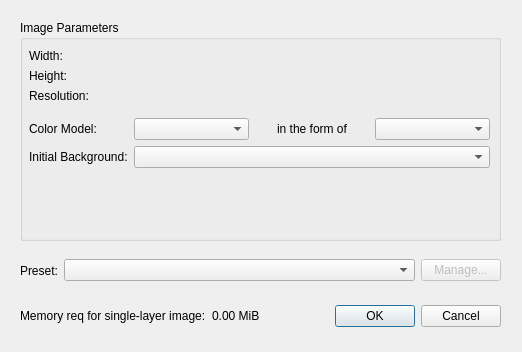
<?xml version="1.0" encoding="UTF-8"?>
<ui version="4.0">
 <class>NewDocumentDialog</class>
 <widget class="QDialog" name="NewDocumentDialog">
  <property name="geometry">
   <rect>
    <x>0</x>
    <y>0</y>
    <width>522</width>
    <height>352</height>
   </rect>
  </property>
  <property name="windowTitle">
   <string>Create New Document</string>
  </property>
  <widget class="QDialogButtonBox" name="buttonBox">
   <property name="geometry">
    <rect>
     <x>310</x>
     <y>301</y>
     <width>191</width>
     <height>31</height>
    </rect>
   </property>
   <property name="orientation">
    <enum>Qt::Horizontal</enum>
   </property>
   <property name="standardButtons">
    <set>QDialogButtonBox::Cancel|QDialogButtonBox::Ok</set>
   </property>
  </widget>
  <widget class="QGroupBox" name="groupBox">
   <property name="geometry">
    <rect>
     <x>20</x>
     <y>20</y>
     <width>481</width>
     <height>221</height>
    </rect>
   </property>
   <property name="title">
    <string>Image Parameters</string>
   </property>
   <widget class="QWidget" name="formLayoutWidget">
    <property name="geometry">
     <rect>
      <x>9</x>
      <y>29</y>
      <width>461</width>
      <height>181</height>
     </rect>
    </property>
    <layout class="QFormLayout" name="formLayout">
     <item row="0" column="0">
      <widget class="QLabel" name="label_2">
       <property name="text">
        <string>Width:</string>
       </property>
      </widget>
     </item>
     <item row="1" column="0">
      <widget class="QLabel" name="label_3">
       <property name="text">
        <string>Height:</string>
       </property>
      </widget>
     </item>
     <item row="2" column="0">
      <widget class="QLabel" name="label_4">
       <property name="text">
        <string>Resolution: </string>
       </property>
      </widget>
     </item>
     <item row="3" column="0">
      <widget class="Line" name="line">
       <property name="orientation">
        <enum>Qt::Horizontal</enum>
       </property>
      </widget>
     </item>
     <item row="4" column="0">
      <widget class="QLabel" name="label_5">
       <property name="text">
        <string>Color Model:</string>
       </property>
      </widget>
     </item>
     <item row="4" column="1">
      <layout class="QHBoxLayout" name="horizontalLayout_2">
       <item>
        <widget class="QComboBox" name="colorModelSelector">
         <property name="toolTip">
          <string/>
         </property>
        </widget>
       </item>
       <item>
        <widget class="QLabel" name="label_6">
         <property name="text">
          <string>in the form of</string>
         </property>
         <property name="alignment">
          <set>Qt::AlignCenter</set>
         </property>
        </widget>
       </item>
       <item>
        <widget class="QComboBox" name="bitDepthSelector"/>
       </item>
      </layout>
     </item>
     <item row="5" column="0">
      <widget class="QLabel" name="label_8">
       <property name="text">
        <string>Initial Background:</string>
       </property>
      </widget>
     </item>
     <item row="5" column="1">
      <layout class="QHBoxLayout" name="horizontalLayout_4">
       <item>
        <widget class="QComboBox" name="initialBackgroundSelector"/>
       </item>
      </layout>
     </item>
     <item row="0" column="1">
      <widget class="SDF::Editor::UiLayer::Gui::Qt::View::CustomWidgets::MeasurementEdit" name="sdf::editor::uilayer::gui::qt::view::customwidgets::measurementedit"/>
     </item>
     <item row="1" column="1">
      <widget class="SDF::Editor::UiLayer::Gui::Qt::View::CustomWidgets::MeasurementEdit" name="sdf::editor::uilayer::gui::qt::view::customwidgets::measurementedit_2"/>
     </item>
     <item row="2" column="1">
      <widget class="SDF::Editor::UiLayer::Gui::Qt::View::CustomWidgets::MeasurementEdit" name="sdf::editor::uilayer::gui::qt::view::customwidgets::measurementedit_3"/>
     </item>
    </layout>
   </widget>
  </widget>
  <widget class="QWidget" name="horizontalLayoutWidget">
   <property name="geometry">
    <rect>
     <x>20</x>
     <y>250</y>
     <width>481</width>
     <height>41</height>
    </rect>
   </property>
   <layout class="QHBoxLayout" name="horizontalLayout">
    <item>
     <widget class="QLabel" name="label">
      <property name="sizePolicy">
       <sizepolicy hsizetype="Minimum" vsizetype="Preferred">
        <horstretch>0</horstretch>
        <verstretch>0</verstretch>
       </sizepolicy>
      </property>
      <property name="text">
       <string>Preset:</string>
      </property>
     </widget>
    </item>
    <item>
     <widget class="QComboBox" name="presetSelector">
      <property name="sizePolicy">
       <sizepolicy hsizetype="MinimumExpanding" vsizetype="Fixed">
        <horstretch>0</horstretch>
        <verstretch>0</verstretch>
       </sizepolicy>
      </property>
     </widget>
    </item>
    <item>
     <widget class="QPushButton" name="manageButton">
      <property name="enabled">
       <bool>false</bool>
      </property>
      <property name="text">
       <string>Manage...</string>
      </property>
     </widget>
    </item>
   </layout>
  </widget>
  <widget class="QWidget" name="horizontalLayoutWidget_3">
   <property name="geometry">
    <rect>
     <x>20</x>
     <y>300</y>
     <width>281</width>
     <height>31</height>
    </rect>
   </property>
   <layout class="QHBoxLayout" name="horizontalLayout_3">
    <item>
     <widget class="QLabel" name="label_9">
      <property name="text">
       <string>Memory req for single-layer image:</string>
      </property>
     </widget>
    </item>
    <item>
     <widget class="QLabel" name="memoryReqIndicator">
      <property name="text">
       <string>0.00 MiB</string>
      </property>
     </widget>
    </item>
   </layout>
  </widget>
 </widget>
 <customwidgets>
  <customwidget>
   <class>SDF::Editor::UiLayer::Gui::Qt::View::CustomWidgets::MeasurementEdit</class>
   <extends>QWidget</extends>
   <header>SDF/Editor/UiLayer/Gui/Qt/View/CustomWidgets/MeasurementEdit.hpp</header>
  </customwidget>
 </customwidgets>
 <resources/>
 <connections>
  <connection>
   <sender>buttonBox</sender>
   <signal>accepted()</signal>
   <receiver>NewDocumentDialog</receiver>
   <slot>accept()</slot>
   <hints>
    <hint type="sourcelabel">
     <x>248</x>
     <y>254</y>
    </hint>
    <hint type="destinationlabel">
     <x>157</x>
     <y>274</y>
    </hint>
   </hints>
  </connection>
  <connection>
   <sender>buttonBox</sender>
   <signal>rejected()</signal>
   <receiver>NewDocumentDialog</receiver>
   <slot>reject()</slot>
   <hints>
    <hint type="sourcelabel">
     <x>316</x>
     <y>260</y>
    </hint>
    <hint type="destinationlabel">
     <x>286</x>
     <y>274</y>
    </hint>
   </hints>
  </connection>
 </connections>
</ui>
